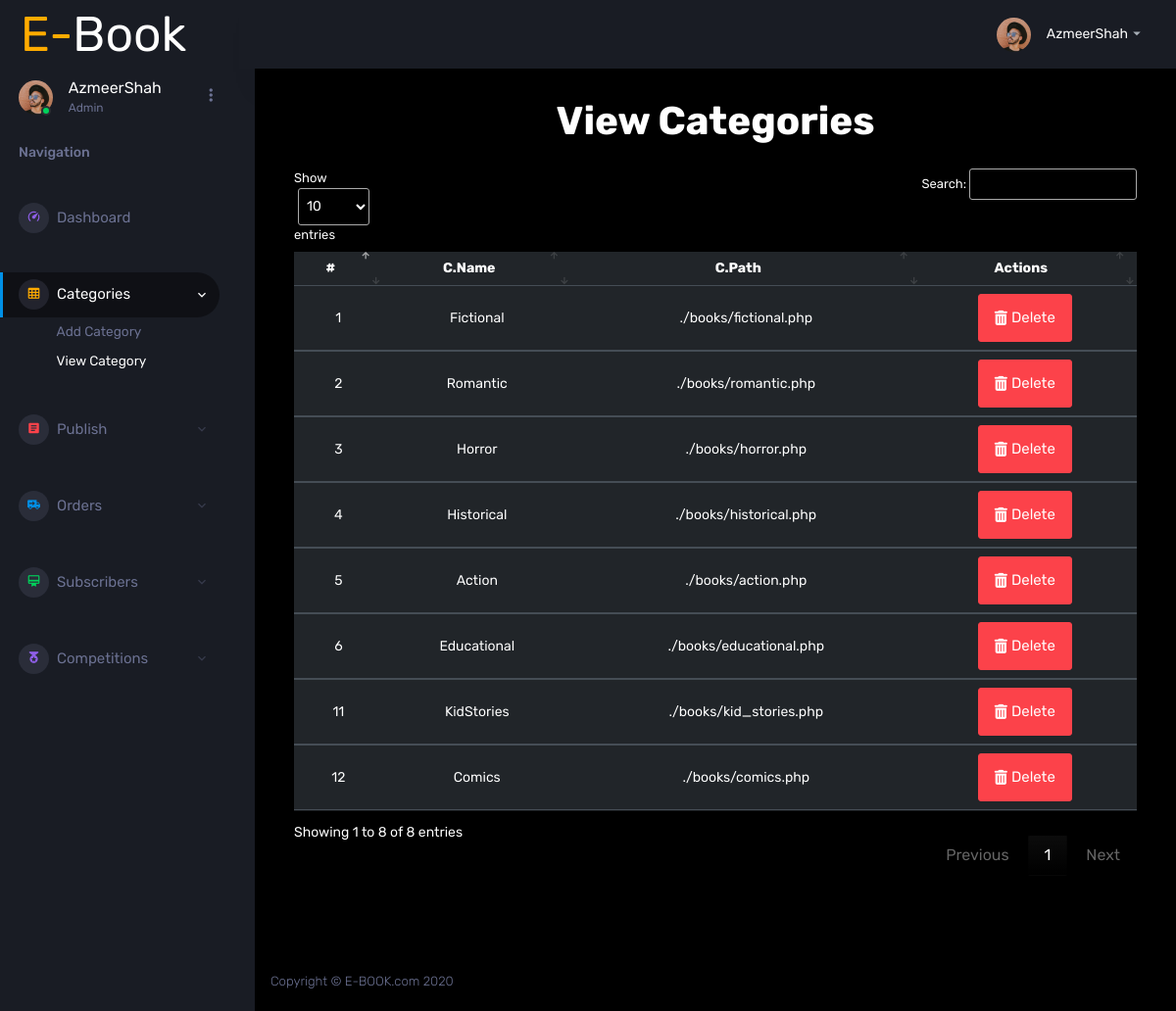
/E-Book/admin/viewcat.php (signed in), run on the app's committed database.
### tables this page shows
CREATE TABLE `tbl_category` (
  `Category_Id` int(11) NOT NULL,
  `Category_Name` varchar(50) NOT NULL,
  `Category_Path` varchar(255) NOT NULL
);

### E-Book/admin/viewcat.php (the view, shortened to what this page needs)
    <?php
         include "config.php";
     include "admin_header.php";
  ?>
<div class="main-panel">
    <div class="content-wrapper">
       <h1 class="display-3 fw-bolder mb-4 text-gray-800 text-center">View Categories</h1>
         <div class="container mb-5">
          <table class="table table-dark text-center text-white">
            <thead>
                <tr>
                    <th  class="text-center text-white" scope="col" >#</th>
                    <th  class="text-center text-white" scope="col" >C.Name</th>
                    <th  class="text-center text-white" scope="col" >C.Path</th>
                    <th  class="text-center text-white" scope="col" >Actions</th>
                </tr>
            </thead>
            <tbody>
                <?php
                $select=mysqli_query($con,"Select * from tbl_category");
                foreach($select as $addCate){
                    echo " <tr>
                    <td>$addCate[Category_Id]</td>
                    <td>$addCate[Category_Name]</td>
                    <td>$addCate[Category_Path]</td>
                    <td ><div class='d-flex align-items-center justify-content-center'>
                    <a class='btn btn-danger me-2 d-flex align-items-center py-3' href='viewcat.php?catdlt=$addCate[Category_Id]'><i class='me-1 fa fa-solid fa-trash'></i> Delete</a></div></td>
                  </tr>";
                }
                ?>
            </tbody>
           </table>
         </div>
    </div>
            <?php
     include "admin_footer.php";
    ?>

### E-Book/admin/admin_header.php (shortened to what this page needs)
<?php
include "config.php";
?>
<!DOCTYPE html>
<html lang="en">
  <head>
    <link rel="stylesheet" href="assets/vendors/mdi/css/materialdesignicons.min.css">
    <link rel="stylesheet" href="assets/vendors/css/vendor.bundle.base.css">
    <link rel="stylesheet" href="assets/vendors/jvectormap/jquery-jvectormap.css">
    <link rel="stylesheet" href="assets/vendors/flag-icon-css/css/flag-icon.min.css">
    <link rel="stylesheet" href="assets/vendors/owl-carousel-2/owl.carousel.min.css">
    <link rel="stylesheet" href="assets/vendors/owl-carousel-2/owl.theme.default.min.css">
    <link rel="stylesheet" href="https://cdn.jsdelivr.net/npm/bootstrap@5.2.3/dist/css/bootstrap.min.css
">
    <link rel="stylesheet" href="assets/css/style.css">
    <link rel="stylesheet" href="//cdn.datatables.net/1.13.5/css/jquery.dataTables.min.css">
  </head>
  <body>
    <div class="container-scroller">
      <nav class="sidebar sidebar-offcanvas" id="sidebar">
        <div class="sidebar-brand-wrapper d-none d-lg-flex align-items-center justify-content-center fixed-top">
        <a class="sidebar-brand text-warning text-decoration-none  brand-logo" style="font-size: 50px !important;" href="index.php">E-<span class="text-white">Book</span></a>
        </div>
        <ul class="nav">
          <li class="nav-item profile">
            <div class="profile-desc">
              <div class="profile-pic">
                <div class="count-indicator">
                  <img class="img-xs rounded-circle " src="assets/images/faces/face15.jpg" alt="">
                  <span class="count bg-success"></span>
                </div>
                <div class="profile-name">
                <?php
                  $select = mysqli_query($con, "select * from tbl_admin");
                  $fetch = mysqli_fetch_assoc($select);
                  if (mysqli_num_rows($select)) {
                  echo "
                      <h5 class='mb-0 font-weight-normal'>$fetch[Name]</h5>
                       ";
                   }
                ?>
                  <span>Admin</span>
                </div>
              </div>
              <a href="#" id="profile-dropdown" data-toggle="dropdown"><i class="mdi mdi-dots-vertical"></i></a>
          </li>
          <li class="nav-item nav-category">
            <span class="nav-link">Navigation</span>
          </li>
          <li class="nav-item menu-items my-3" >
            <a class="nav-link" href="index.php">
              <span class="menu-icon">
                <i class="mdi mdi-speedometer"></i>
              </span>
              <span class="menu-title">Dashboard</span>
            </a>
          </li>
          <li class="nav-item menu-items my-3" >
            <a class="nav-link" data-toggle="collapse" href="#ui-basic" aria-expanded="false" aria-controls="ui-basic">
              <span class="menu-icon">
              <i class="mdi mdi-table-large"></i>
              </span>
              <span class="menu-title">Categories</span>
              <i class="menu-arrow"></i>
            </a>
            <div class="collapse" id="ui-basic">
              <ul class="nav flex-column sub-menu">
                <li class="nav-item"> <a class="nav-link" href="./addcat.php">Add Category</a></li>
                <li class="nav-item"> <a class="nav-link" href="./viewcat.php">View Category</a></li>
              </ul>
            </div>
          </li>
          <li class="nav-item menu-items my-3" >
            <a class="nav-link" data-toggle="collapse" href="#publish" aria-expanded="false" aria-controls="publish">
              <span class="menu-icon">
              <i class="mdi mdi-file-document-box"></i>
              </span>
              <span class="menu-title">Publish</span>
              <i class="menu-arrow"></i>
            </a>
          </li>
          <li class="nav-item menu-items my-3" >
            <a class="nav-link" data-toggle="collapse" href="#orders" aria-expanded="false" aria-controls="orders">
              <span class="menu-icon">
              <i class="mdi mdi-truck-delivery"></i>
              </span>
              <span class="menu-title">Orders</span>
              <i class="menu-arrow"></i>
            </a>
          </li>
          <li class="nav-item menu-items my-3" >
            <a class="nav-link" data-toggle="collapse" href="#subscribe" aria-expanded="false" aria-controls="subscribe">
              <span class="menu-icon">
              <i class="mdi mdi-wallet-membership"></i>
              </span>
              <span class="menu-title">Subscribers</span>
              <i class="menu-arrow"></i>
            </a>
          </li>
          <li class="nav-item menu-items my-3" >
            <a class="nav-link" data-toggle="collapse" href="#Competition" aria-expanded="false" aria-controls="Competition">
              <span class="menu-icon">
              <i class="mdi mdi-medal"></i>
              </span>
              <span class="menu-title">Competitions</span>
              <i class="menu-arrow"></i>
            </a>
          </li>
        </ul>
      </nav>
      <div class="container-fluid page-body-wrapper">
        <nav class="navbar p-0 fixed-top d-flex flex-row">
          <div class="navbar-menu-wrapper flex-grow d-flex align-items-stretch">
            <ul class="navbar-nav navbar-nav-right">
              <li class="nav-item dropdown">
                <a class="nav-link" id="profileDropdown" href="#" data-toggle="dropdown">
                  <div class="navbar-profile">
                    <img class="img-xs rounded-circle" src="assets/images/faces/face15.jpg" alt="">
                    <?php
                              $select = mysqli_query($con, "select * from tbl_admin");
                              $fetch = mysqli_fetch_assoc($select);
                              if (mysqli_num_rows($select)) {
                              echo "
                              <p class='mb-0 d-none d-sm-block navbar-profile-name'>$fetch[Name]</p>
                                   ";
                               }
                            ?>
                    <i class="mdi mdi-menu-down d-none d-sm-block"></i>
                  </div>
                </a>
              </li>
            </ul>
          </div>
        </nav>

### data on the page
tbl_category: Category_Id "1", Category_Name "Fictional", Category_Path "./books/fictional.php"
tbl_category: Category_Id "2", Category_Name "Romantic", Category_Path "./books/romantic.php"
tbl_category: Category_Id "3", Category_Name "Horror", Category_Path "./books/horror.php"
tbl_category: Category_Id "4", Category_Name "Historical", Category_Path "./books/historical.php"
tbl_category: Category_Id "5", Category_Name "Action", Category_Path "./books/action.php"
tbl_category: Category_Id "6", Category_Name "Educational", Category_Path "./books/educational.php"
tbl_category: Category_Id "11", Category_Name "KidStories", Category_Path "./books/kid_stories.php"
tbl_category: Category_Id "12", Category_Name "Comics", Category_Path "./books/comics.php"

### other printed values
$fetch[Name] "AzmeerShah"
